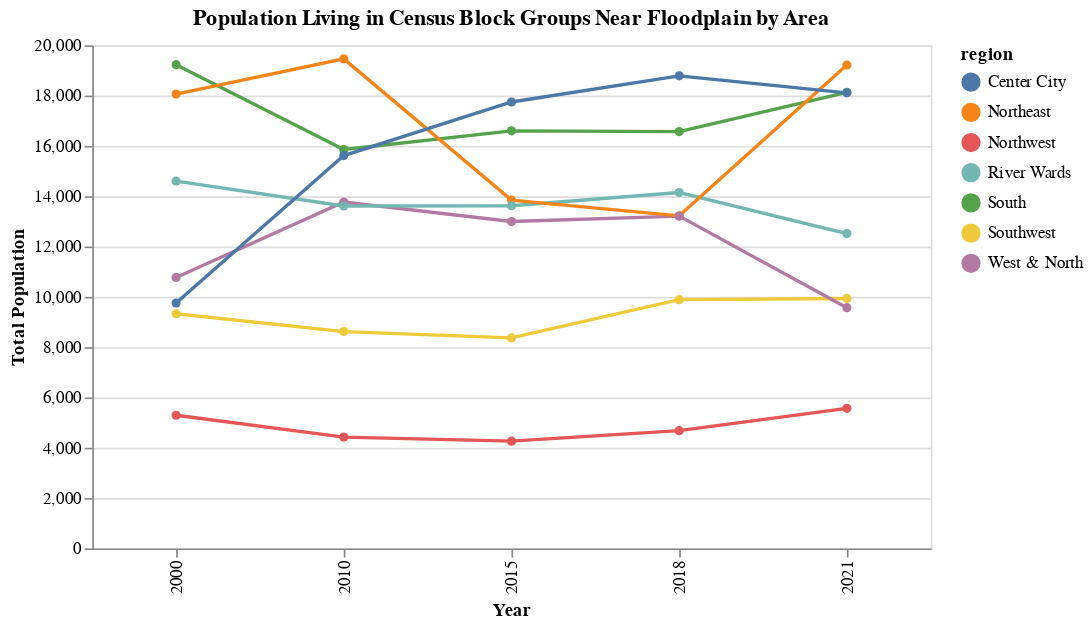

Write notebook code for a chart like this one.
### Markdown cell above
The chart below shows the trend in the population living in census block groups located near the floodplain by region of the city. Some notable patterns include a large expansion in the population in center city living in census block groups located near the flood hazard zone. Between 2015 and 2021 there was also increase in the population living in census block groups located near the flood hazard zone in Northeast, Northwest, and South Philadelphia.

### Code cell
flood_tracts_melt = pd.melt(flood_tracts_area,id_vars=['block group','year','region'],
                            value_vars=['White_Pop','Black_Pop','Asian_Pop','Hispanic_Pop','Other_Pop'],
                           var_name='Race',value_name='Population')
                                                       
alt.Chart(flood_tracts_melt).mark_line(point=True).encode(
    alt.X('year:N').title('Year'),
    alt.Y('sum(Population)').title('Total Population'),
    color='region',
    tooltip=["year", "region", "sum(Population)"]
).properties(
    width=500,
    height=300,
    title='Population Living in Census Block Groups Near Floodplain by Area'
)

### Figure 1 — Vega-Lite specification as saved in the notebook (floating-point values rounded to 4 significant figures; data arrays with more than 128 entries replaced by an {"elided": "..."} marker saying what was removed)
{"config": {"view": {"continuousWidth": 300, "continuousHeight": 300}}, "data": {"name": "data-2db4672efd50e761656d54a19b4b6e3a"}, "mark": {"type": "line", "point": true}, "encoding": {"color": {"field": "region", "type": "nominal"}, "tooltip": [{"field": "year", "type": "quantitative"}, {"field": "region", "type": "nominal"}, {"aggregate": "sum", "field": "Population", "type": "quantitative"}], "x": {"field": "year", "title": "Year", "type": "nominal"}, "y": {"aggregate": "sum", "field": "Population", "title": "Total Population", "type": "quantitative"}}, "height": 300, "title": "Population Living in Census Block Groups Near Floodplain by Area", "width": 500, "$schema": "https://vega.github.io/schema/vega-lite/v5.14.1.json", "datasets": {"data-2db4672efd50e761656d54a19b4b6e3a": {"elided": "2290 records"}}}
